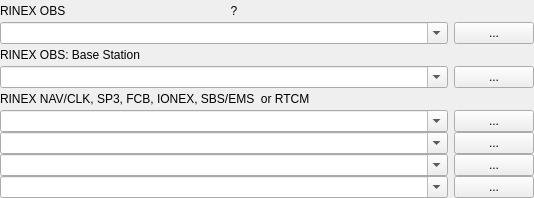
       <widget class="QWidget" name="Panel4" native="true">
        <property name="enabled">
         <bool>true</bool>
        </property>
        <property name="toolTip">
         <string/>
        </property>
        <property name="layoutDirection">
         <enum>Qt::LeftToRight</enum>
        </property>
        <property name="text" stdset="0">
         <string/>
        </property>
        <layout class="QGridLayout" name="gridLayout_2">
         <property name="leftMargin">
          <number>0</number>
         </property>
         <property name="topMargin">
          <number>0</number>
         </property>
         <property name="rightMargin">
          <number>0</number>
         </property>
         <property name="bottomMargin">
          <number>0</number>
         </property>
         <property name="verticalSpacing">
          <number>0</number>
         </property>
         <item row="0" column="0">
          <widget class="QLabel" name="LabelInputFile1">
           <property name="enabled">
            <bool>true</bool>
           </property>
           <property name="sizePolicy">
            <sizepolicy hsizetype="Preferred" vsizetype="Fixed">
             <horstretch>0</horstretch>
             <verstretch>0</verstretch>
            </sizepolicy>
           </property>
           <property name="toolTip">
            <string/>
           </property>
           <property name="text">
            <string>RINEX OBS</string>
           </property>
          </widget>
         </item>
         <item row="0" column="1">
          <widget class="QPushButton" name="BtnKeyword">
           <property name="enabled">
            <bool>true</bool>
           </property>
           <property name="toolTip">
            <string/>
           </property>
           <property name="text">
            <string>?</string>
           </property>
           <property name="flat">
            <bool>true</bool>
           </property>
          </widget>
         </item>
         <item row="0" column="4">
          <widget class="QPushButton" name="BtnInputPlot1">
           <property name="enabled">
            <bool>true</bool>
           </property>
           <property name="toolTip">
            <string/>
           </property>
           <property name="text">
            <string/>
           </property>
           <property name="icon">
            <iconset resource="../rtkconv_qt/rtkconv_qt.qrc">
             <normaloff>:/buttons/chart.bmp</normaloff>:/buttons/chart.bmp</iconset>
           </property>
           <property name="flat">
            <bool>true</bool>
           </property>
          </widget>
         </item>
         <item row="0" column="5">
          <widget class="QPushButton" name="BtnInputView1">
           <property name="enabled">
            <bool>true</bool>
           </property>
           <property name="toolTip">
            <string/>
           </property>
           <property name="text">
            <string/>
           </property>
           <property name="icon">
            <iconset resource="../rtkconv_qt/rtkconv_qt.qrc">
             <normaloff>:/buttons/doc.bmp</normaloff>:/buttons/doc.bmp</iconset>
           </property>
           <property name="flat">
            <bool>true</bool>
           </property>
          </widget>
         </item>
         <item row="1" column="0" colspan="5">
          <widget class="QComboBox" name="InputFile1">
           <property name="enabled">
            <bool>true</bool>
           </property>
           <property name="toolTip">
            <string/>
           </property>
           <property name="editable">
            <bool>true</bool>
           </property>
          </widget>
         </item>
         <item row="1" column="5">
          <widget class="QPushButton" name="BtnInputFile1">
           <property name="enabled">
            <bool>true</bool>
           </property>
           <property name="palette">
            <palette>
             <active>
              <colorrole role="WindowText">
               <brush brushstyle="SolidPattern">
                <color alpha="255">
                 <red>0</red>
                 <green>0</green>
                 <blue>0</blue>
                </color>
               </brush>
              </colorrole>
             </active>
             <inactive>
              <colorrole role="WindowText">
               <brush brushstyle="SolidPattern">
                <color alpha="255">
                 <red>0</red>
                 <green>0</green>
                 <blue>0</blue>
                </color>
               </brush>
              </colorrole>
             </inactive>
             <disabled>
              <colorrole role="WindowText">
               <brush brushstyle="SolidPattern">
                <color alpha="255">
                 <red>0</red>
                 <green>0</green>
                 <blue>0</blue>
                </color>
               </brush>
              </colorrole>
             </disabled>
            </palette>
           </property>
           <property name="toolTip">
            <string/>
           </property>
           <property name="text">
            <string>...</string>
           </property>
           <property name="flat">
            <bool>false</bool>
           </property>
          </widget>
         </item>
         <item row="2" column="0">
          <widget class="QLabel" name="LabelInputFile3">
           <property name="enabled">
            <bool>true</bool>
           </property>
           <property name="toolTip">
            <string/>
           </property>
           <property name="text">
            <string>RINEX OBS: Base Station</string>
           </property>
          </widget>
         </item>
         <item row="2" column="4">
          <widget class="QPushButton" name="BtnInputPlot2">
           <property name="enabled">
            <bool>true</bool>
           </property>
           <property name="toolTip">
            <string/>
           </property>
           <property name="text">
            <string/>
           </property>
           <property name="icon">
            <iconset resource="../rtkconv_qt/rtkconv_qt.qrc">
             <normaloff>:/buttons/chart.bmp</normaloff>:/buttons/chart.bmp</iconset>
           </property>
           <property name="flat">
            <bool>true</bool>
           </property>
          </widget>
         </item>
         <item row="2" column="5">
          <widget class="QPushButton" name="BtnInputView2">
           <property name="enabled">
            <bool>true</bool>
           </property>
           <property name="toolTip">
            <string/>
           </property>
           <property name="text">
            <string/>
           </property>
           <property name="icon">
            <iconset resource="../rtkconv_qt/rtkconv_qt.qrc">
             <normaloff>:/buttons/doc.bmp</normaloff>:/buttons/doc.bmp</iconset>
           </property>
           <property name="flat">
            <bool>true</bool>
           </property>
          </widget>
         </item>
         <item row="3" column="0" colspan="5">
          <widget class="QComboBox" name="InputFile2">
           <property name="enabled">
            <bool>true</bool>
           </property>
           <property name="toolTip">
            <string/>
           </property>
           <property name="editable">
            <bool>true</bool>
           </property>
          </widget>
         </item>
         <item row="3" column="5">
          <widget class="QPushButton" name="BtnInputFile2">
           <property name="enabled">
            <bool>true</bool>
           </property>
           <property name="palette">
            <palette>
             <active>
              <colorrole role="WindowText">
               <brush brushstyle="SolidPattern">
                <color alpha="255">
                 <red>0</red>
                 <green>0</green>
                 <blue>0</blue>
                </color>
               </brush>
              </colorrole>
             </active>
             <inactive>
              <colorrole role="WindowText">
               <brush brushstyle="SolidPattern">
                <color alpha="255">
                 <red>0</red>
                 <green>0</green>
                 <blue>0</blue>
                </color>
               </brush>
              </colorrole>
             </inactive>
             <disabled>
              <colorrole role="WindowText">
               <brush brushstyle="SolidPattern">
                <color alpha="255">
                 <red>0</red>
                 <green>0</green>
                 <blue>0</blue>
                </color>
               </brush>
              </colorrole>
             </disabled>
            </palette>
           </property>
           <property name="toolTip">
            <string/>
           </property>
           <property name="text">
            <string>...</string>
           </property>
           <property name="flat">
            <bool>false</bool>
           </property>
          </widget>
         </item>
         <item row="4" column="0" colspan="2">
          <widget class="QLabel" name="LabelInputFile2">
           <property name="enabled">
            <bool>true</bool>
           </property>
           <property name="toolTip">
            <string/>
           </property>
           <property name="text">
            <string>RINEX NAV/CLK, SP3, FCB, IONEX, SBS/EMS  or RTCM</string>
           </property>
          </widget>
         </item>
         <item row="4" column="2">
          <widget class="QPushButton" name="BtnInputView3">
           <property name="enabled">
            <bool>true</bool>
           </property>
           <property name="toolTip">
            <string/>
           </property>
           <property name="text">
            <string/>
           </property>
           <property name="icon">
            <iconset resource="../rtkconv_qt/rtkconv_qt.qrc">
             <normaloff>:/buttons/doc.bmp</normaloff>:/buttons/doc.bmp</iconset>
           </property>
           <property name="flat">
            <bool>true</bool>
           </property>
          </widget>
         </item>
         <item row="4" column="3">
          <widget class="QPushButton" name="BtnInputView4">
           <property name="enabled">
            <bool>true</bool>
           </property>
           <property name="toolTip">
            <string/>
           </property>
           <property name="text">
            <string/>
           </property>
           <property name="icon">
            <iconset resource="../rtkconv_qt/rtkconv_qt.qrc">
             <normaloff>:/buttons/doc.bmp</normaloff>:/buttons/doc.bmp</iconset>
           </property>
           <property name="flat">
            <bool>true</bool>
           </property>
          </widget>
         </item>
         <item row="4" column="4">
          <widget class="QPushButton" name="BtnInputView5">
           <property name="enabled">
            <bool>true</bool>
           </property>
           <property name="toolTip">
            <string/>
           </property>
           <property name="text">
            <string/>
           </property>
           <property name="icon">
            <iconset resource="../rtkconv_qt/rtkconv_qt.qrc">
             <normaloff>:/buttons/doc.bmp</normaloff>:/buttons/doc.bmp</iconset>
           </property>
           <property name="flat">
            <bool>true</bool>
           </property>
          </widget>
         </item>
         <item row="4" column="5">
          <widget class="QPushButton" name="BtnInputView6">
           <property name="enabled">
            <bool>true</bool>
           </property>
           <property name="toolTip">
            <string/>
           </property>
           <property name="text">
            <string/>
           </property>
           <property name="icon">
            <iconset resource="../rtkconv_qt/rtkconv_qt.qrc">
             <normaloff>:/buttons/doc.bmp</normaloff>:/buttons/doc.bmp</iconset>
           </property>
           <property name="flat">
            <bool>true</bool>
           </property>
          </widget>
         </item>
         <item row="5" column="0" colspan="5">
          <widget class="QComboBox" name="InputFile3">
           <property name="enabled">
            <bool>true</bool>
           </property>
           <property name="toolTip">
            <string/>
           </property>
           <property name="editable">
            <bool>true</bool>
           </property>
          </widget>
         </item>
         <item row="5" column="5">
          <widget class="QPushButton" name="BtnInputFile3">
           <property name="enabled">
            <bool>true</bool>
           </property>
           <property name="palette">
            <palette>
             <active>
              <colorrole role="WindowText">
               <brush brushstyle="SolidPattern">
                <color alpha="255">
                 <red>0</red>
                 <green>0</green>
                 <blue>0</blue>
                </color>
               </brush>
              </colorrole>
             </active>
             <inactive>
              <colorrole role="WindowText">
               <brush brushstyle="SolidPattern">
                <color alpha="255">
                 <red>0</red>
                 <green>0</green>
                 <blue>0</blue>
                </color>
               </brush>
              </colorrole>
             </inactive>
             <disabled>
              <colorrole role="WindowText">
               <brush brushstyle="SolidPattern">
                <color alpha="255">
                 <red>0</red>
                 <green>0</green>
                 <blue>0</blue>
                </color>
               </brush>
              </colorrole>
             </disabled>
            </palette>
           </property>
           <property name="toolTip">
            <string/>
           </property>
           <property name="text">
            <string>...</string>
           </property>
           <property name="flat">
            <bool>false</bool>
           </property>
          </widget>
         </item>
         <item row="6" column="0" colspan="5">
          <widget class="QComboBox" name="InputFile4">
           <property name="enabled">
            <bool>true</bool>
           </property>
           <property name="toolTip">
            <string/>
           </property>
           <property name="editable">
            <bool>true</bool>
           </property>
          </widget>
         </item>
         <item row="6" column="5">
          <widget class="QPushButton" name="BtnInputFile4">
           <property name="enabled">
            <bool>true</bool>
           </property>
           <property name="palette">
            <palette>
             <active>
              <colorrole role="WindowText">
               <brush brushstyle="SolidPattern">
                <color alpha="255">
                 <red>0</red>
                 <green>0</green>
                 <blue>0</blue>
                </color>
               </brush>
              </colorrole>
             </active>
             <inactive>
              <colorrole role="WindowText">
               <brush brushstyle="SolidPattern">
                <color alpha="255">
                 <red>0</red>
                 <green>0</green>
                 <blue>0</blue>
                </color>
               </brush>
              </colorrole>
             </inactive>
             <disabled>
              <colorrole role="WindowText">
               <brush brushstyle="SolidPattern">
                <color alpha="255">
                 <red>0</red>
                 <green>0</green>
                 <blue>0</blue>
                </color>
               </brush>
              </colorrole>
             </disabled>
            </palette>
           </property>
           <property name="toolTip">
            <string/>
           </property>
           <property name="text">
            <string>...</string>
           </property>
           <property name="flat">
            <bool>false</bool>
           </property>
          </widget>
         </item>
         <item row="7" column="0" colspan="5">
          <widget class="QComboBox" name="InputFile5">
           <property name="enabled">
            <bool>true</bool>
           </property>
           <property name="toolTip">
            <string/>
           </property>
           <property name="editable">
            <bool>true</bool>
           </property>
          </widget>
         </item>
         <item row="7" column="5">
          <widget class="QPushButton" name="BtnInputFile5">
           <property name="enabled">
            <bool>true</bool>
           </property>
           <property name="palette">
            <palette>
             <active>
              <colorrole role="WindowText">
               <brush brushstyle="SolidPattern">
                <color alpha="255">
                 <red>0</red>
                 <green>0</green>
                 <blue>0</blue>
                </color>
               </brush>
              </colorrole>
             </active>
             <inactive>
              <colorrole role="WindowText">
               <brush brushstyle="SolidPattern">
                <color alpha="255">
                 <red>0</red>
                 <green>0</green>
                 <blue>0</blue>
                </color>
               </brush>
              </colorrole>
             </inactive>
             <disabled>
              <colorrole role="WindowText">
               <brush brushstyle="SolidPattern">
                <color alpha="255">
                 <red>0</red>
                 <green>0</green>
                 <blue>0</blue>
                </color>
               </brush>
              </colorrole>
             </disabled>
            </palette>
           </property>
           <property name="toolTip">
            <string/>
           </property>
           <property name="text">
            <string>...</string>
           </property>
           <property name="flat">
            <bool>false</bool>
           </property>
          </widget>
         </item>
         <item row="8" column="0" colspan="5">
          <widget class="QComboBox" name="InputFile6">
           <property name="enabled">
            <bool>true</bool>
           </property>
           <property name="toolTip">
            <string/>
           </property>
           <property name="editable">
            <bool>true</bool>
           </property>
          </widget>
         </item>
         <item row="8" column="5">
          <widget class="QPushButton" name="BtnInputFile6">
           <property name="enabled">
            <bool>true</bool>
           </property>
           <property name="palette">
            <palette>
             <active>
              <colorrole role="WindowText">
               <brush brushstyle="SolidPattern">
                <color alpha="255">
                 <red>0</red>
                 <green>0</green>
                 <blue>0</blue>
                </color>
               </brush>
              </colorrole>
             </active>
             <inactive>
              <colorrole role="WindowText">
               <brush brushstyle="SolidPattern">
                <color alpha="255">
                 <red>0</red>
                 <green>0</green>
                 <blue>0</blue>
                </color>
               </brush>
              </colorrole>
             </inactive>
             <disabled>
              <colorrole role="WindowText">
               <brush brushstyle="SolidPattern">
                <color alpha="255">
                 <red>0</red>
                 <green>0</green>
                 <blue>0</blue>
                </color>
               </brush>
              </colorrole>
             </disabled>
            </palette>
           </property>
           <property name="toolTip">
            <string/>
           </property>
           <property name="text">
            <string>...</string>
           </property>
           <property name="flat">
            <bool>false</bool>
           </property>
          </widget>
         </item>
        </layout>
       </widget>
